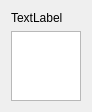
<?xml version="1.0" encoding="UTF-8"?>
<ui version="4.0">
 <class>TextField</class>
 <widget class="QWidget" name="TextField">
  <property name="geometry">
   <rect>
    <x>0</x>
    <y>0</y>
    <width>89</width>
    <height>108</height>
   </rect>
  </property>
  <property name="windowTitle">
   <string>Form</string>
  </property>
  <layout class="QVBoxLayout" name="verticalLayout">
   <item>
    <widget class="QLabel" name="label">
     <property name="text">
      <string>TextLabel</string>
     </property>
    </widget>
   </item>
   <item>
    <widget class="QPlainTextEdit" name="plainTextEdit"/>
   </item>
  </layout>
 </widget>
 <resources/>
 <connections/>
</ui>
